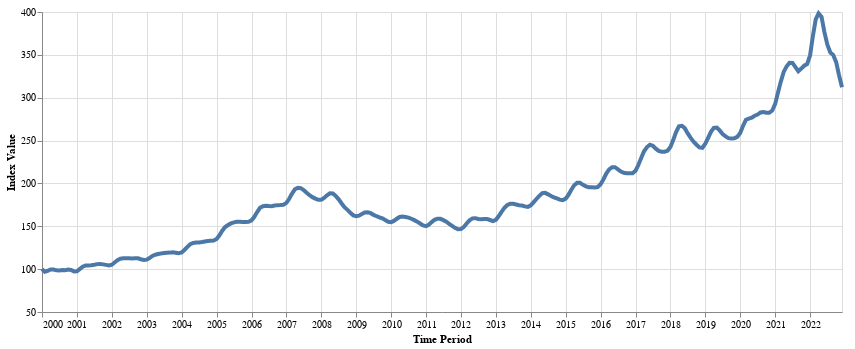

Write notebook code for a chart like this one.
### Code cell
chart2 = plot_index(nn_index_shap)
chart2.display()

### Figure 1 — Vega-Lite specification as saved in the notebook (floating-point values rounded to 4 significant figures; data arrays with more than 128 entries replaced by an {"elided": "..."} marker saying what was removed)
{"$schema": "https://vega.github.io/schema/vega-lite/v5.16.3.json", "config": {"view": {"continuousHeight": 300, "continuousWidth": 300}}, "data": {"name": "data-8976036a1e2c682ed079747568b547f9"}, "datasets": {"data-8976036a1e2c682ed079747568b547f9": {"elided": "276 records"}}, "encoding": {"x": {"axis": {"format": "%Y", "labelAngle": 0, "title": "Time Period", "values": ["2000-01-31T00:00:00", "2001-01-31T00:00:00", "2002-01-31T00:00:00", "2003-01-31T00:00:00", "2004-01-31T00:00:00", "2005-01-31T00:00:00", "2006-01-31T00:00:00", "2007-01-31T00:00:00", "2008-01-31T00:00:00", "2009-01-31T00:00:00", "2010-01-31T00:00:00", "2011-01-31T00:00:00", "2012-01-31T00:00:00", "2013-01-31T00:00:00", "2014-01-31T00:00:00", "2015-01-31T00:00:00", "2016-01-31T00:00:00", "2017-01-31T00:00:00", "2018-01-31T00:00:00", "2019-01-31T00:00:00", "2020-01-31T00:00:00", "2021-01-31T00:00:00", "2022-01-31T00:00:00"]}, "field": "x", "type": "temporal"}, "y": {"field": "y", "scale": {"zero": false}, "title": "Index Value", "type": "quantitative"}}, "height": 300, "mark": {"size": 4, "type": "line"}, "width": 800}
